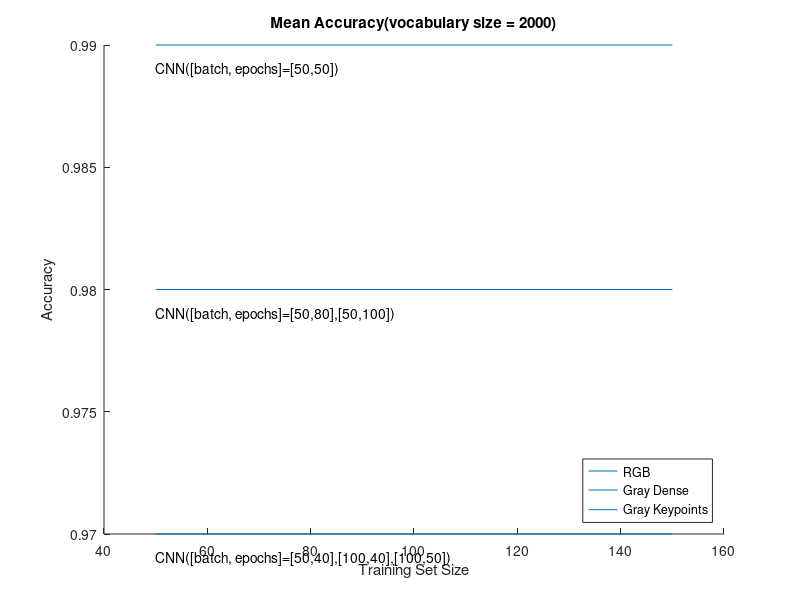

Source code (MATLAB):
function get_accuracies()
    files = dir('./models/*.mat');
    
    N = [150 100 50];
    
    figure;
    hold on;
    
    list = [];
    for file = files'    
        load(fullfile('models', file.name), 'model');
        accuracy = (model.motorbikes.accuracy + model.cars.accuracy + model.faces.accuracy + model.airplanes.accuracy)/4;
        filename = strcat('accurac','_',model.faces.colour,'_',model.faces.type,'_',string(model.faces.vocab_size),'_',string(model.faces.train_data_size), '.html');
        
        if model.faces.vocab_size == 2000
            accuracy = accuracy/100;
            list = [list, accuracy];
            display(filename + ": " + accuracy )
            model.faces.type
            if model.faces.train_data_size == 50
                plot(N, list([2 1 3]), 'LineWidth', 2);
                list = [];
            end
            
        end
        
    end
    under = 0.001;
    
    y = 0.99;
    line([50,150],[y,y])
    txt1 = 'CNN([batch, epochs]=[50,50])';
    text(50,y-under,txt1)
    
    y = 0.98;
    line([50,150],[y,y])
    txt1 = 'CNN([batch, epochs]=[50,80],[50,100])';
    text(50,y-under,txt1)
    
    y = 0.97;
    line([50,150],[y,y])
    txt1 = 'CNN([batch, epochs]=[50,40],[100,40],[100,50])';
    text(50,y-under,txt1)


    title('Mean Accuracy(vocabulary size = 2000)')
    xlabel('Training Set Size')
    ylabel('Accuracy')
    legend('RGB', 'Gray Dense','Gray Keypoints','rgb', 'Opponent','Location', 'southeast');
    hold off;
end
